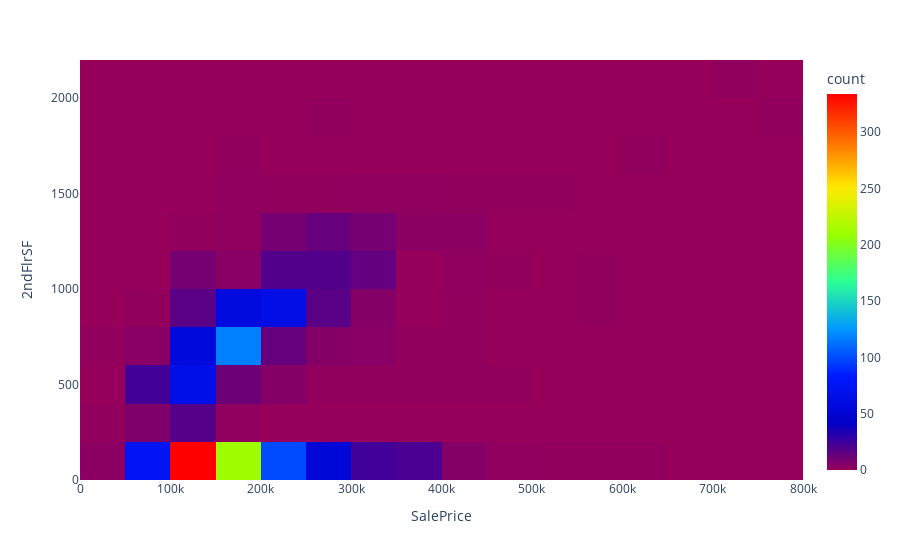

Source (notebook cell):
### Code cell
fig = px.density_heatmap(copy_train, x="SalePrice", y="2ndFlrSF", nbinsx=20, nbinsy=20, color_continuous_scale="rainbow")


fig.show()

### Figure 1 — Plotly figure (JSON) as saved in the notebook; plotly's stock layout.template omitted (floating-point values rounded to 4 significant figures; data arrays with more than 128 entries replaced by an {"elided": "..."} marker saying what was removed)
{"data": [{"coloraxis": "coloraxis", "hovertemplate": "SalePrice=%{x}<br>2ndFlrSF=%{y}<br>count=%{z}<extra></extra>", "name": "", "nbinsx": 20, "nbinsy": 20, "type": "histogram2d", "x": {"elided": "1460 int values"}, "xaxis": "x", "xbingroup": "x", "y": {"elided": "1460 int values"}, "yaxis": "y", "ybingroup": "y"}], "layout": {"coloraxis": {"colorbar": {"title": {"text": "count"}}, "colorscale": [[0, "rgb(150,0,90)"], [0.125, "rgb(0,0,200)"], [0.25, "rgb(0,25,255)"], [0.375, "rgb(0,152,255)"], [0.5, "rgb(44,255,150)"], [0.625, "rgb(151,255,0)"], [0.75, "rgb(255,234,0)"], [0.875, "rgb(255,111,0)"], [1, "rgb(255,0,0)"]]}, "legend": {"tracegroupgap": 0}, "margin": {"t": 60}, "xaxis": {"anchor": "y", "domain": [0, 1], "title": {"text": "SalePrice"}}, "yaxis": {"anchor": "x", "domain": [0, 1], "title": {"text": "2ndFlrSF"}}}}
